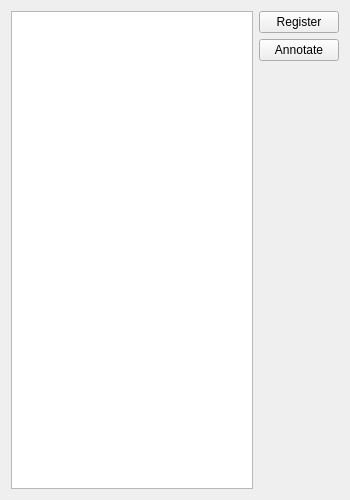
<?xml version="1.0" encoding="UTF-8"?>
<ui version="4.0">
 <class>dataNavigationWidget</class>
 <widget class="QWidget" name="dataNavigationWidget">
  <property name="geometry">
   <rect>
    <x>0</x>
    <y>0</y>
    <width>350</width>
    <height>500</height>
   </rect>
  </property>
  <property name="sizePolicy">
   <sizepolicy hsizetype="MinimumExpanding" vsizetype="MinimumExpanding">
    <horstretch>0</horstretch>
    <verstretch>0</verstretch>
   </sizepolicy>
  </property>
  <property name="minimumSize">
   <size>
    <width>350</width>
    <height>500</height>
   </size>
  </property>
  <property name="windowTitle">
   <string>Data Collections</string>
  </property>
  <layout class="QHBoxLayout" name="horizontalLayout_4">
   <item>
    <widget class="QTableView" name="tableView"/>
   </item>
   <item>
    <layout class="QVBoxLayout" name="verticalLayout">
     <item>
      <widget class="QPushButton" name="registerButton">
       <property name="text">
        <string>Register</string>
       </property>
      </widget>
     </item>
     <item>
      <widget class="QPushButton" name="annotateButton">
       <property name="text">
        <string>Annotate</string>
       </property>
      </widget>
     </item>
     <item>
      <spacer name="verticalSpacer">
       <property name="orientation">
        <enum>Qt::Vertical</enum>
       </property>
       <property name="sizeHint" stdset="0">
        <size>
         <width>20</width>
         <height>40</height>
        </size>
       </property>
      </spacer>
     </item>
    </layout>
   </item>
  </layout>
 </widget>
 <resources>
  <include location="resources.qrc"/>
 </resources>
 <connections/>
</ui>
